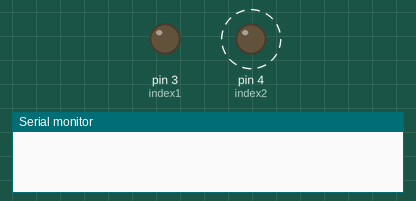
This sketch was run on a simulated Arduino Uno, built with avr-gcc and run on an emulated ATmega328P. Shown: output pins drawn as LEDs (lit = HIGH), the last lines printed to the serial monitor. Dashed ring = blinking.

Above: at 0.2 s.
At 9.7 s:
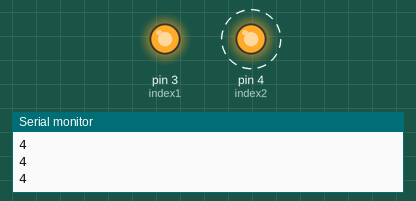
Timing chart, 0 to 13.0 s (numbered marks = the images above):
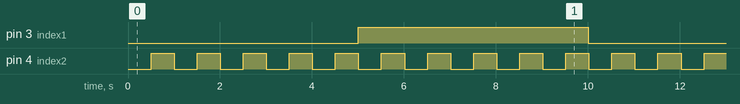

The sketch:

millis_2_Led.ino
```cpp
long dt1 = 5000;
long t1 = 0;
int index1 = 3;

long dt2 = 500;
long t2 = 0;
int index2 = 4;

void toggleLed(int ledIndex) {
  if (digitalRead(ledIndex) == LOW) {
        digitalWrite(ledIndex, HIGH);
    }
    else {
        digitalWrite(ledIndex, LOW);
    }
  Serial.print(ledIndex);
  Serial.print("\n");
}


void setup() {
  // put your setup code here, to run once:
 pinMode(index1, OUTPUT);
 pinMode(index2, OUTPUT);
 Serial.begin(9600);
}

void loop() {
  // put your maincode here, to run repeatedly:

int  now = millis();
   if( now - t1 > dt1){
    t1 = now;
    toggleLed(index1);
   }

   if( now - t2 > dt2){
    t2 = now;
    toggleLed(index2);
   }
}
```

Measured:
- by itself, pin 3 (index1): alternates HIGH for 5.0 s and LOW for 5.0 s, 6 changes in all, then stays LOW
- by itself, pin 4 (index2): alternates HIGH for 0.50 s and LOW for 0.50 s, 65 changes in all, then stays HIGH
- by itself, everything shown: repeats every 10.0 s, in 22 steps
